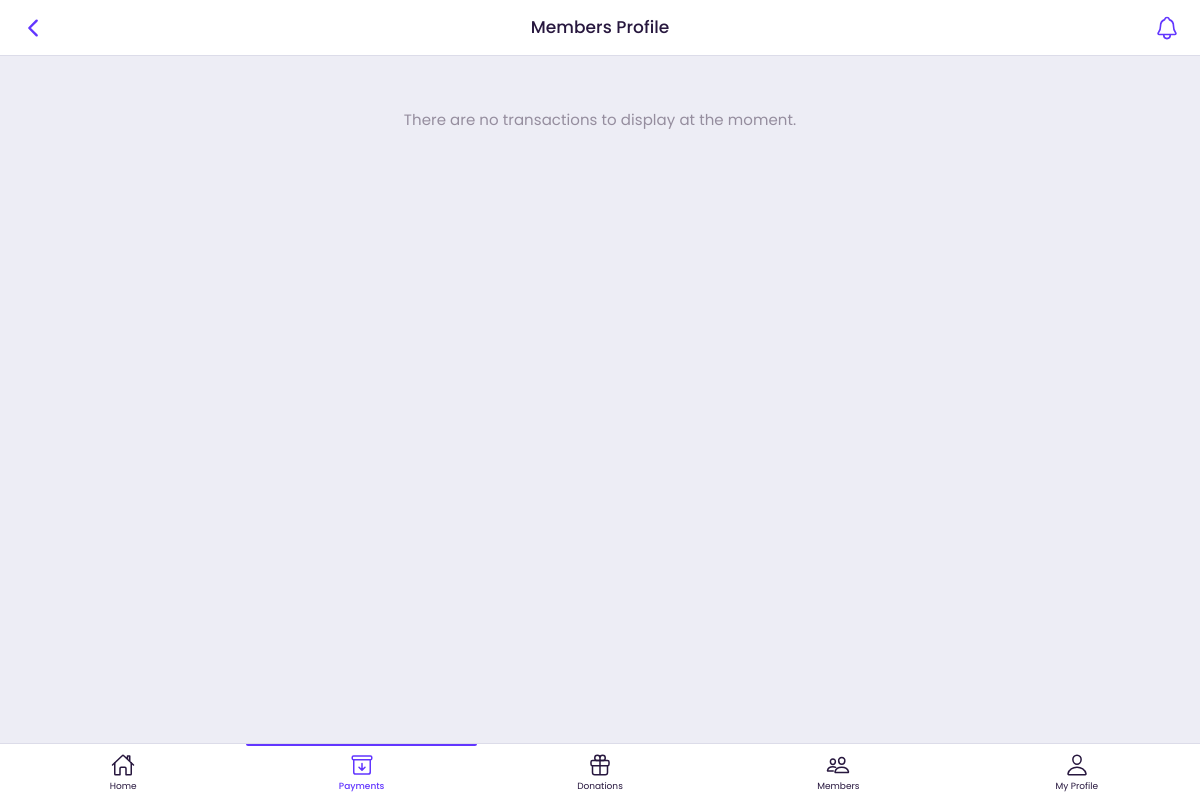
Page /incoming_payment (signed in) on the earlier database version.
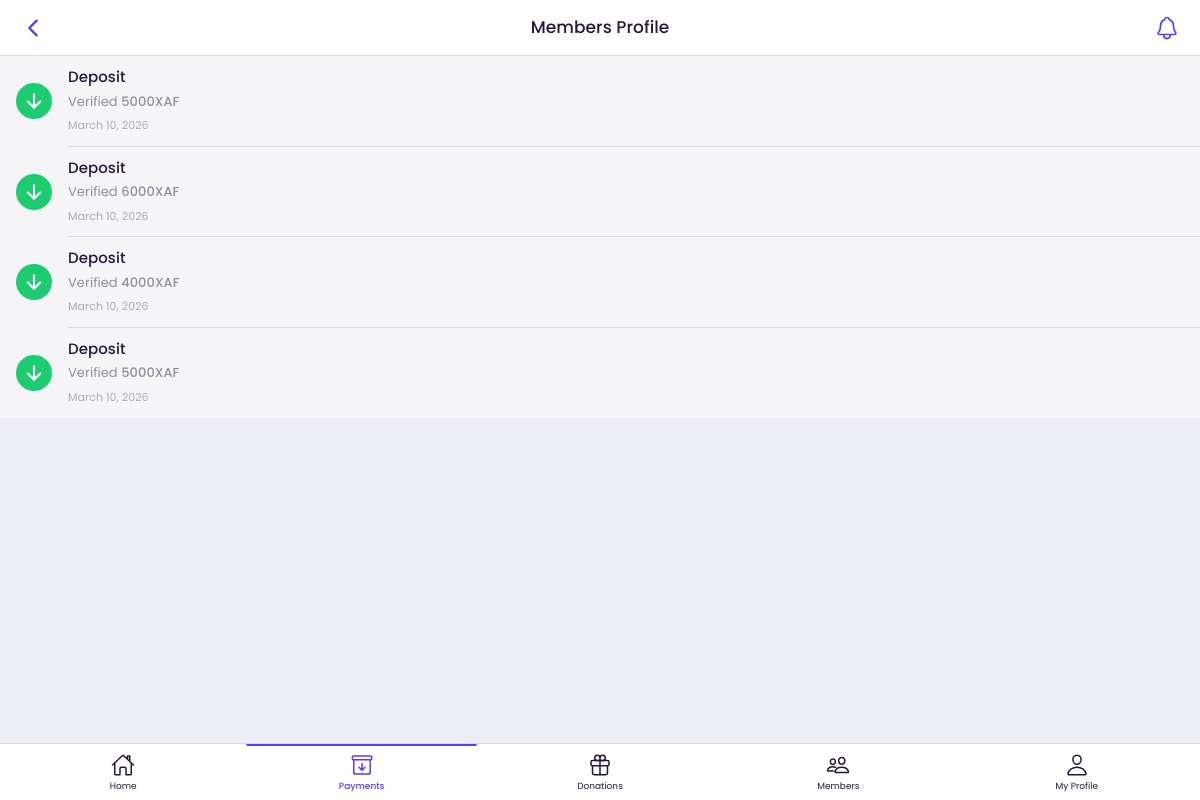
Same page on the later database version.
### members/models.py (models this page shows)
class Transaction(models.Model):
    member = models.ForeignKey(User,on_delete=models.CASCADE,null=True,blank=True)
    amount=models.DecimalField(max_digits=11,decimal_places=0,default=0,blank=True,null=True)
    transactionType = models.CharField(max_length=200,default=0,null=True,blank=True)
    transactionReference = models.CharField(max_length=200,default="0",null=True,blank=True)
    transactionStatus = models.CharField(max_length=200,default="0",null=True,blank=True)
    PODs = models.FileField(upload_to="POD/", null=True, blank=True)
    created_at = models.DateTimeField(auto_now_add=True)
    updated_at = models.DateTimeField(auto_now=True)

### members/views.py (the view)
# urls.py: path('incoming_payment', views.incoming_paymentView, name='incoming_paymentView'),
@login_required(login_url="/login")
def incoming_paymentView(request):
    if request.user.is_authenticated and request.user.is_admin:
        transaction = Transaction.objects.filter(transactionStatus="Verified")[:10]
        data = {
            'transaction':transaction
        }
        return render(request,'members/app_incoming_payment.html',context=data)
    else:
        return redirect('/login')

### templates/members/app_incoming_payment.html (shortened to what this page needs)
{% load static %}
<!doctype html>
<html lang="en">
{% include "../ext/header.html" %}
<body>
    {% include "members/app_header.html" %}
<div>
    <div id="appCapsule">
        <div class="section full">
            {% if transaction %}
            <ul class="listview image-listview flush">
                {% for eachTransaction in transaction %}
                <li class="active">
                    <a href="/transactions_details/{{eachTransaction.id}}" class="item">
                        <div class="icon-box bg-success">
                            <ion-icon name="arrow-down-outline"></ion-icon>
                        </div>
                        <div class="in">
                            <div>
                                <div class="mb-05"><strong>{{eachTransaction.transactionType}}</strong></div>
                                <div class="text-small mb-05">{{eachTransaction.transactionStatus}} <b>{{eachTransaction.amount}}XAF</b></div>
                                <div class="text-xsmall">{{eachTransaction.created_at.date}}</div>
                            </div>
                        </div>
                    </a>
                </li>
                {% endfor %}
            </ul>
            {% else %}
            <br><br>
            <center><p>There are no transactions to display at the moment.</p></center>
            {% endif %}
        </div>
</div>
    {% include "members/app_buttom_menu.html" %}
</body>
</html>

Differences in the rows shown:
added Transaction: transactionType "Deposit", transactionStatus "Verified", amount "5000", created_at "March 10, 2026"
added Transaction: transactionType "Deposit", transactionStatus "Verified", amount "6000", created_at "March 10, 2026"
added Transaction: transactionType "Deposit", transactionStatus "Verified", amount "4000", created_at "March 10, 2026"
added Transaction: transactionType "Deposit", transactionStatus "Verified", amount "5000", created_at "March 10, 2026"
Other differences:
text no longer shown: "There are no transactions to display at the moment."
